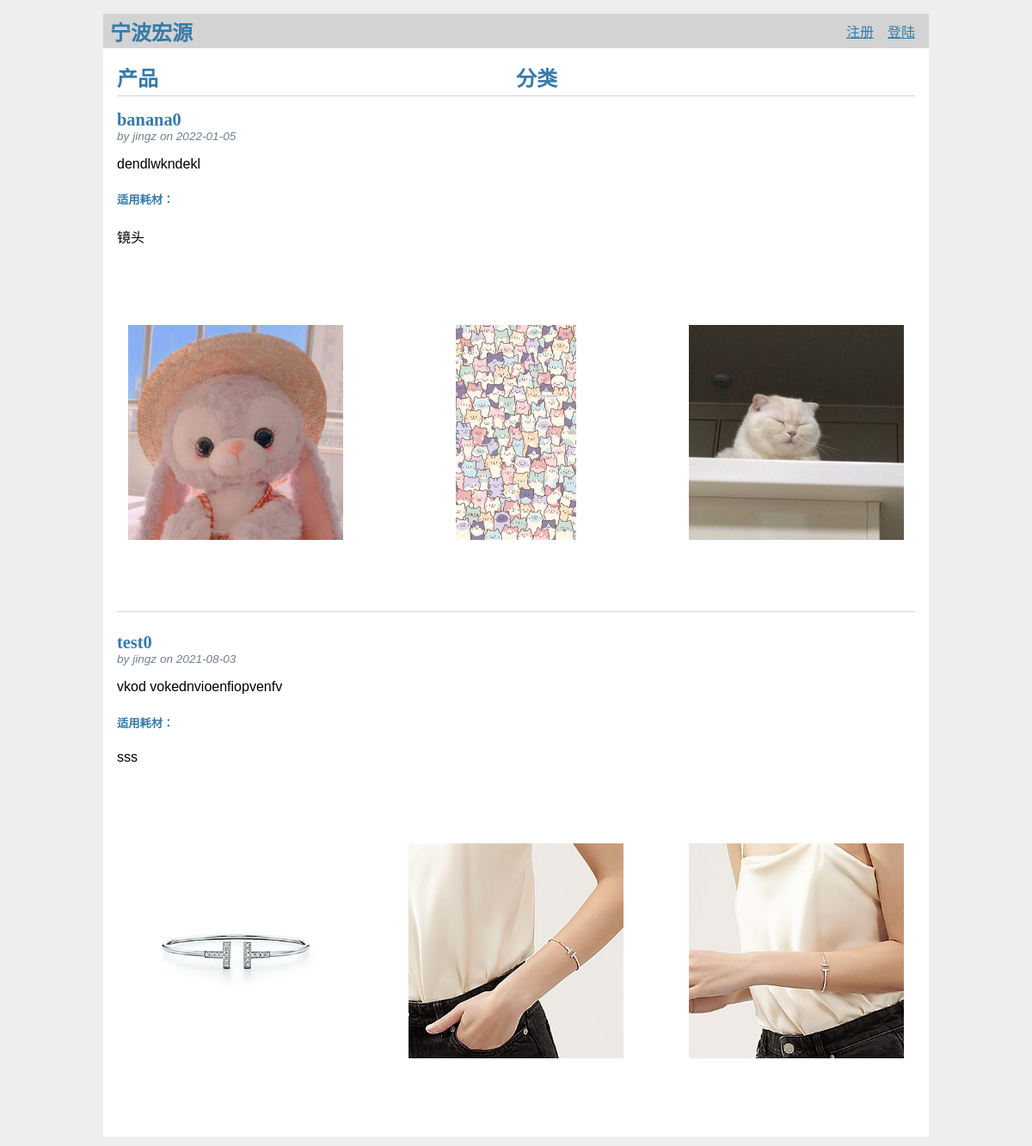
Page /products on the committed database.
### tables this page shows
CREATE TABLE product (
  id INTEGER PRIMARY KEY AUTOINCREMENT,
  author_id INTEGER NOT NULL,
  category TEXT NOT NULL,
  created TIMESTAMP NOT NULL DEFAULT CURRENT_TIMESTAMP,
  product_name TEXT NOT NULL,
  description TEXT NOT NULL,
  pic_name0 STRING NOT NULL,
  pic_name1 STRING NOT NULL,
  pic_name2 STRING NOT NULL,
  recommend STRING NOT NULL,
  accessories STRING NOT NULL,
  FOREIGN KEY (author_id) REFERENCES user (id),
  FOREIGN KEY (category) REFERENCES category (cat_name)
);

CREATE TABLE user (
  id INTEGER PRIMARY KEY AUTOINCREMENT,
  username TEXT UNIQUE NOT NULL,
  password TEXT NOT NULL
);

### flaskr/products.py (the view)
@bp.route('/products')
def index():
    db = get_db()
    posts = db.execute(
        'SELECT p.id, product_name, description, created, author_id, username, pic_name0, pic_name1, pic_name2, accessories'
        ' FROM product p JOIN user u ON p.author_id = u.id'
        ' ORDER BY created DESC'
    ).fetchall()
    return render_template('products/index.html', posts=posts)

### flaskr/auth.py (called while the page is built)
@bp.before_app_request
def load_logged_in_user():
    user_id = session.get('user_id')
    if user_id is None:
        g.user = None
    else:
        g.user = get_db().execute(
            'SELECT * FROM user WHERE id = ?', (user_id,)
        ).fetchone()

### flaskr/db.py (called while the page is built)
def get_db():
    if 'db' not in g:
        g.db = sqlite3.connect(
            current_app.config['DATABASE'],
            detect_types=sqlite3.PARSE_DECLTYPES
        )
        g.db.row_factory = sqlite3.Row
    return g.db

### flaskr/templates/products/index.html (shortened to what this page needs)
{% extends 'base.html' %}
{% block header %}
  <h1>产品</h1>
  <h1>分类</h1>
{% endblock %}
{% block content %}
  {% for post in posts %}
    <article class="post">
      <header>
        <div>
          <h1>{{ post['product_name'] }}</h1>
          <div class="about">by {{ post['username'] }} on {{ post['created'].strftime('%Y-%m-%d') }}</div>
        </div>
      </header>
      <p class="body">{{ post['description'] }}</p>
      <h5 class="subtitle">适用耗材：</h5>
      <p class="body">{{ post['accessories'] }}</p>
        <div class="img_container">
          <div class="imgshow">
            <img class="img" src="{{'../../static/uploaded_files/' + post['pic_name0']}}">
          </div>
          <div class="imgshow">
            <img class="img" src="{{'../../static/uploaded_files/' + post['pic_name1']}}">
          </div>
          <div class="imgshow">
            <img class="img" src="{{'../../static/uploaded_files/' + post['pic_name2']}}">
          </div>
        </div>
    </article>
    {% if not loop.last %}
      <hr>
    {% endif %}
  {% endfor %}
{% endblock %}

### flaskr/static/style.css (style rules this page uses)
h1 { font-family: serif; color: #377ba8; margin: 1rem 0; }
hr { border: none; border-top: 1px solid lightgray; }
.content > header h1 { flex: auto; margin: 1rem 0 0.25rem 0; }
.post > header { display: flex; align-items: flex-end; font-size: 0.85em; }
.post > header > div:first-of-type { flex: auto; }
.post > header h1 { font-size: 1.5em; margin-bottom: 0; }
.post .about { color: slategray; font-style: italic; }
.post .body { white-space: pre-line; }
.subtitle { font-family: serif; color: #377ba8; }
.img_container { flex-direction:row; display: grid; grid-template-columns: repeat(2, 1fr); display: flex; grid-column-gap: 50px; }
.imgshow { width: 400px; height: 400px; display: flex; justify-content: center; align-items: center; background-color: white; }
.img { width: auto; height: 250px; }

### rows in the picture
product: product_name "banana0", username "jingz", created "2022-01-05", description "dendlwkndekl", accessories "镜头", pic_name0 (picture), pic_name1 (picture), pic_name2 (picture)
product: product_name "test0", username "jingz", created "2021-08-03", description "vkod vokednvioenfiopvenfv", accessories "sss", pic_name0 (picture), pic_name1 (picture), pic_name2 (picture)
